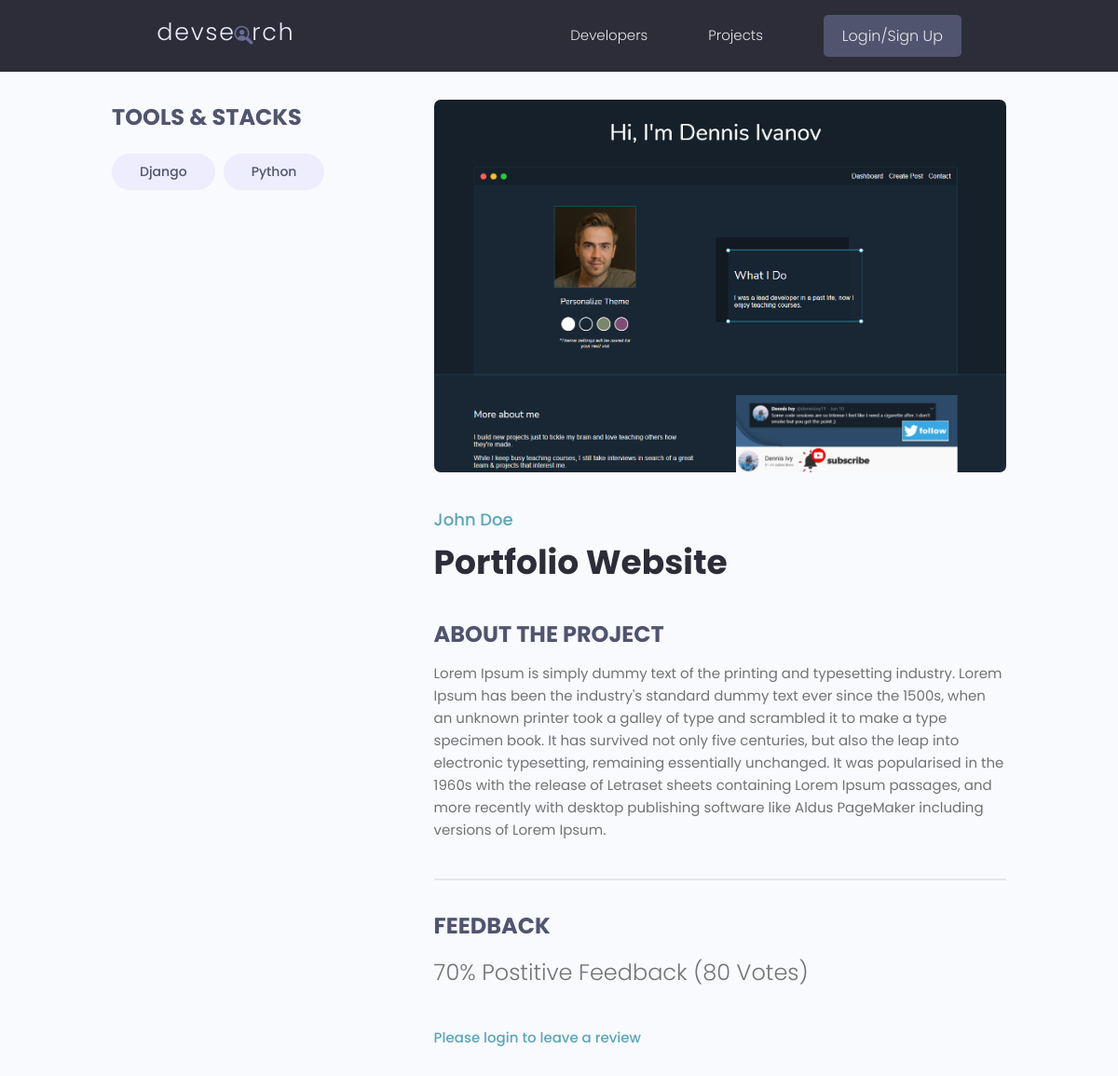
Before: /projects/project/d262db5e-1136-4007-9998-95cae81b130a with the older database file.
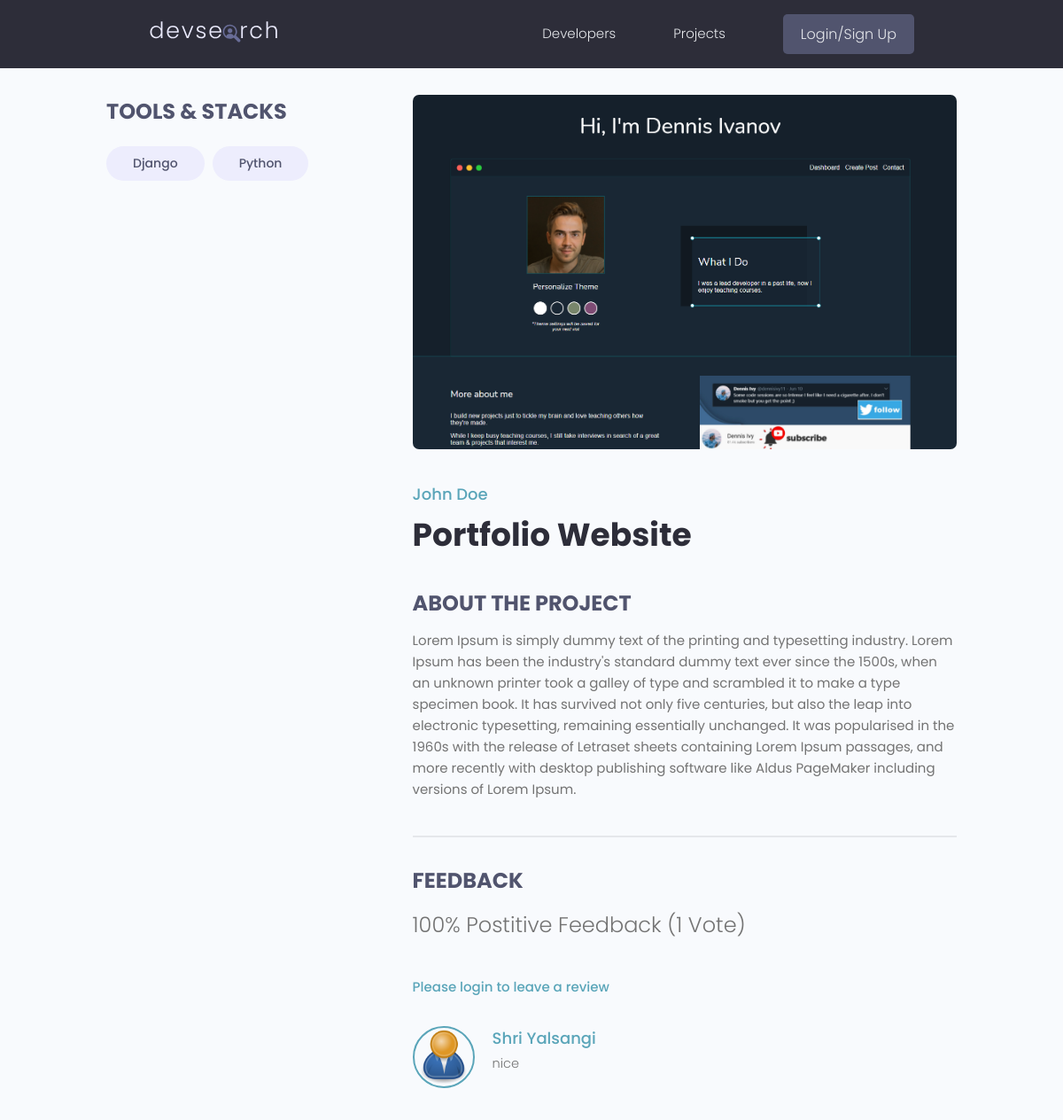
After: the same page with the newer database file.
### projects/models.py (models this page shows, shortened)
class Tag(models.Model):
  name = models.CharField(max_length=200)
  id = models.UUIDField(primary_key=True, default=uuid.uuid4, editable=False, unique=True)
  created = models.DateTimeField(auto_now_add=True)
  def __str__(self):
    return self.name

class Project(models.Model):
  owner = models.ForeignKey(Profile, null=True, blank=True, on_delete=models.SET_NULL)
  title = models.CharField(max_length=200)
  description = models.TextField(null=True, blank=True)
  featured_image = models.ImageField(null=True, blank=True, default="default.jpg")
  id = models.UUIDField(primary_key=True, default=uuid.uuid4, editable=False, unique=True)
  demo_link = models.CharField(max_length=2000, null=True, blank=True)
  source_link = models.CharField(max_length=2000, null=True, blank=True)
  tags = models.ManyToManyField('Tag', blank=True)
  vote_total = models.IntegerField(default=0, null=True, blank=True)
  vote_ratio = models.IntegerField(default=0, null=True, blank=True)
  created = models.DateTimeField(auto_now_add=True)
  updated = models.DateTimeField(auto_now=True)
  class Meta:
    ordering = ['-vote_ratio', '-vote_total', 'title']
  @property
  def reviewers(self):
    queryset = self.review_set.all().values_list('owner__id', flat=True)
    return queryset

class Review(models.Model):
  VOTE_TYPE = (
    ('up', 'Up Vote'),
    ('down', 'Down Vote'),
  )
  VOTE_TYPE_DICT = {key: value for key, value in VOTE_TYPE}
  body = models.TextField(null=True, blank=True)
  value = models.CharField(max_length=200, choices=VOTE_TYPE)
  id = models.UUIDField(primary_key=True, default=uuid.uuid4, editable=False, unique=True)
  owner = models.ForeignKey(Profile, on_delete=models.CASCADE, null=True, blank=True)
  project = models.ForeignKey(Project, on_delete=models.CASCADE)
  created = models.DateTimeField(auto_now_add=True)
  class Meta:
    unique_together = [['owner', 'project']]

### users/models.py (models this page shows, shortened)
class Profile(models.Model):
  user = models.OneToOneField(User, null=True, on_delete=models.CASCADE, blank=True)
  name = models.CharField(max_length=200, null=True, blank=True)
  email = models.EmailField(max_length=500, null=True, blank=True)
  username = models.CharField(max_length=200, null=True, blank=True)
  location = models.CharField(max_length=200, null=True, blank=True)
  short_intro = models.CharField(max_length=500, null=True, blank=True)
  bio = models.TextField(null=True, blank=True)
  profile_image = models.ImageField(null=True, blank=True, upload_to='profiles/', default='profiles/user-default.png')
  social_github = models.CharField(max_length=200, null=True, blank=True)
  social_twitter = models.CharField(max_length=200, null=True, blank=True)
  social_linkedin = models.CharField(max_length=200, null=True, blank=True)
  social_youtube = models.CharField(max_length=200, null=True, blank=True)
  social_website = models.CharField(max_length=200, null=True, blank=True)
  id = models.UUIDField(primary_key=True, default=uuid.uuid4, editable=False, unique=True)
  created = models.DateTimeField(auto_now_add=True)
  updated = models.DateTimeField(auto_now=True)

### projects/views.py (the view, shortened to what this page needs)
# urls.py: path('project/<str:pk>', views.project, name='project'),
def project(request, pk):
  projectObj = Project.objects.get(id=pk)
  form = ReviewForm()
  return render(request, 'projects/single-project.html', {'project': projectObj, 'reviewForm': form} )

### projects/templates/projects/single-project.html (shortened to what this page needs)
{% extends 'main.html' %}
{% block content %}
<main class="singleProject my-md">
  <div class="container">
    <div class="layout">
      <div class="column column--1of3">
        <h3 class="singleProject__subtitle">Tools & Stacks</h3>
        <div class="singleProject__toolStack">
          {% for tag in project.tags.all %}
          <span class="tag tag--pill tag--sub tag--lg">
            <small>{{tag}}</small>
          </span>
          {% endfor %}
        </div>
      </div>
      <div class="column column--2of3">
        <img class="singleProject__preview" src="{{ project.featured_image.url }}" alt="portfolio thumbnail" />
        <a href="{% url 'user-profile' project.owner.id %}" class="singleProject__developer">{{ project.owner.name }}</a>
        <h2 class="singleProject__title">{{project.title}}</h2>
        <h3 class="singleProject__subtitle">About the Project</h3>
        <div class="singleProject__info">
          {{project.description}}
        </div>
        <div class="comments">
          <h3 class="singleProject__subtitle">Feedback</h3>
          <h5 class="project--rating">
            {{project.vote_ratio}}% Postitive Feedback ({{project.vote_total}} Vote{{project.vote_total|pluralize:"s"}})
          </h5>
          {% if request.user.profile.id in project.reviewers %}
          <p> You have already submitted your review for this project </p>
          {% elif request.user.profile == project.owner %}
          <p> You cannot review your own work </p>
          {% else %}
          <a href="{% url 'login' %}?next={{request.path}}">Please login to leave a review</a>
          {% endif %}
          <div class="commentList">
            {% for review in project.review_set.all %}
            {% if review.body %}
            <div class="comment">
              <a href="{% url 'user-profile' review.owner.id %}">
                <img class="avatar avatar--md"
                  src="{{review.owner.profile_image.url}}" alt="user" />
              </a>
              <div class="comment__details">
                <a href="{% url 'user-profile' review.owner.id %}" class="comment__author">{{review.owner.name}}</a>
                <p class="comment__info">
                  {{review.body|linebreaksbr}}
                </p>
              </div>
            </div>
            {% endif %}
            {% endfor %}
          </div>
        </div>
      </div>
    </div>
  </div>
</main>
{% endblock content %}

Changed rows visible on the page:
changed Project "Portfolio Website": vote_ratio "70" → "100"; vote_total "80" → "1"
added Review: owner.profile_image (placeholder picture), owner.name "Shri Yalsangi", body "nice"
